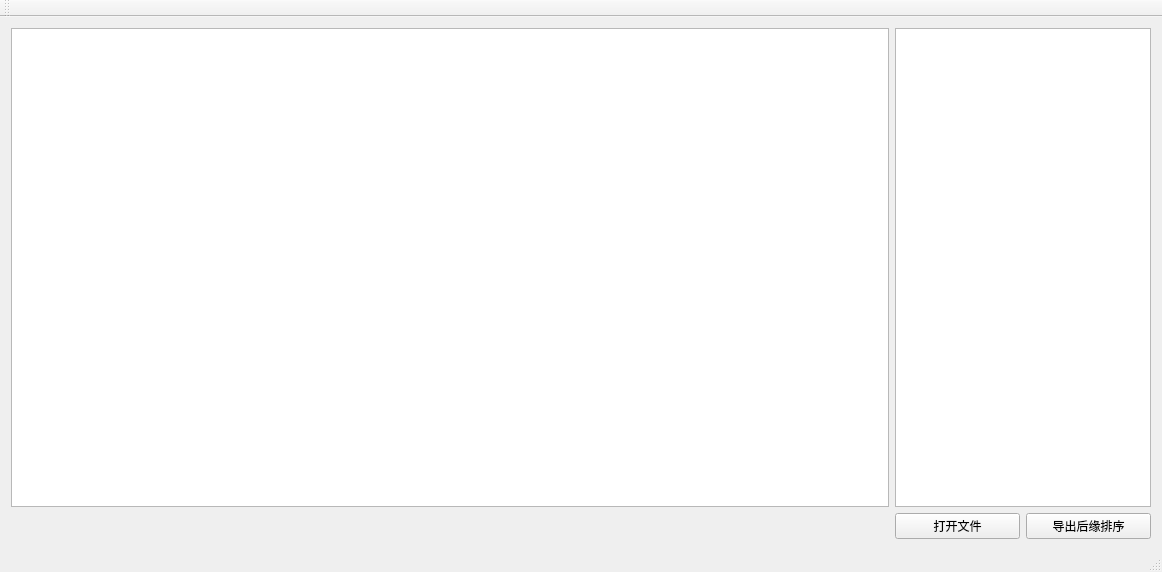
<?xml version="1.0" encoding="UTF-8"?>
<ui version="4.0">
 <class>MainWindow</class>
 <widget class="QMainWindow" name="MainWindow">
  <property name="geometry">
   <rect>
    <x>0</x>
    <y>0</y>
    <width>1162</width>
    <height>572</height>
   </rect>
  </property>
  <property name="windowTitle">
   <string>MainWindow</string>
  </property>
  <widget class="QWidget" name="centralWidget">
   <layout class="QGridLayout" name="gridLayout">
    <item row="0" column="0">
     <widget class="QGraphicsView" name="graphicsView"/>
    </item>
    <item row="0" column="1" colspan="2">
     <widget class="QListWidget" name="listWidget"/>
    </item>
    <item row="1" column="1">
     <widget class="QPushButton" name="pushButton">
      <property name="text">
       <string>打开文件</string>
      </property>
     </widget>
    </item>
    <item row="1" column="2">
     <widget class="QPushButton" name="pushButton_2">
      <property name="text">
       <string>导出后缘排序</string>
      </property>
     </widget>
    </item>
   </layout>
  </widget>
  <widget class="QMenuBar" name="menuBar">
   <property name="geometry">
    <rect>
     <x>0</x>
     <y>0</y>
     <width>1162</width>
     <height>28</height>
    </rect>
   </property>
  </widget>
  <widget class="QToolBar" name="mainToolBar">
   <attribute name="toolBarArea">
    <enum>TopToolBarArea</enum>
   </attribute>
   <attribute name="toolBarBreak">
    <bool>false</bool>
   </attribute>
  </widget>
  <widget class="QStatusBar" name="statusBar"/>
 </widget>
 <layoutdefault spacing="6" margin="11"/>
 <resources/>
 <connections/>
</ui>
